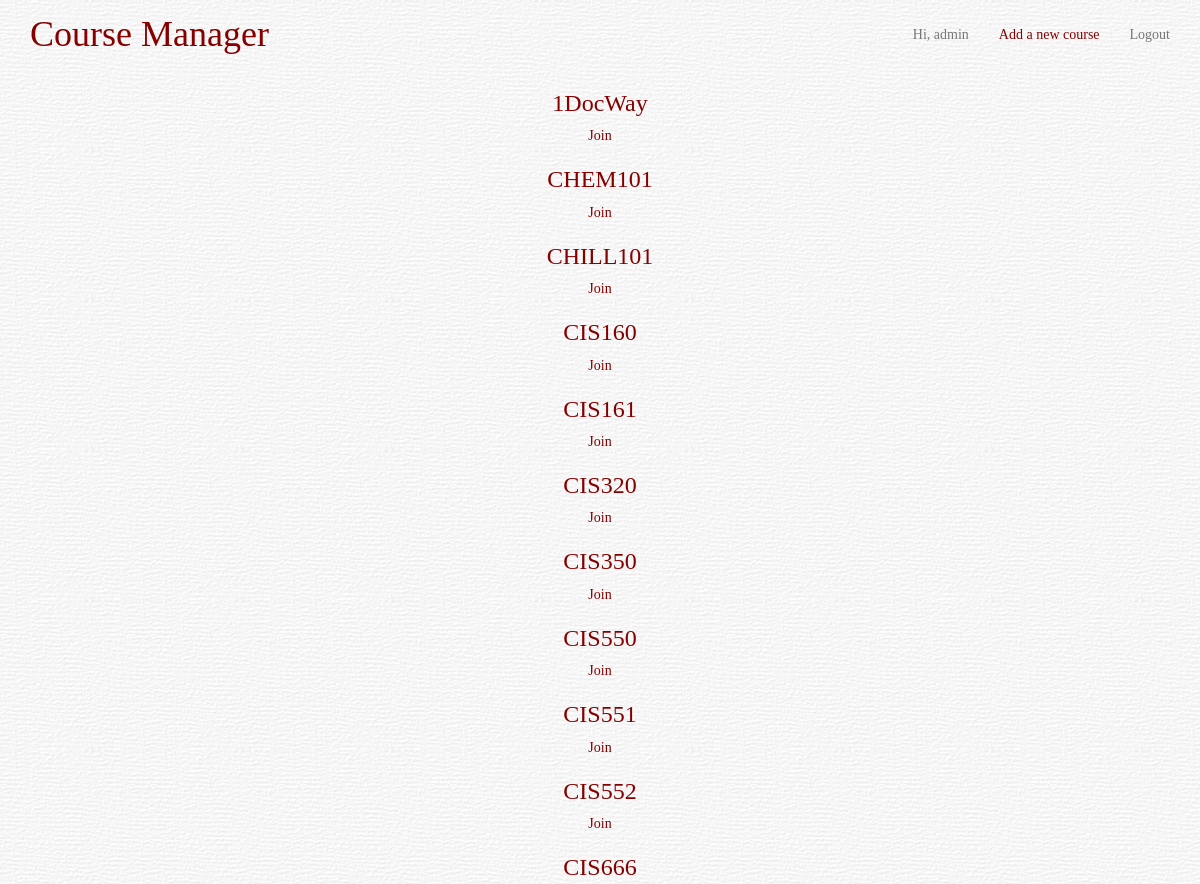
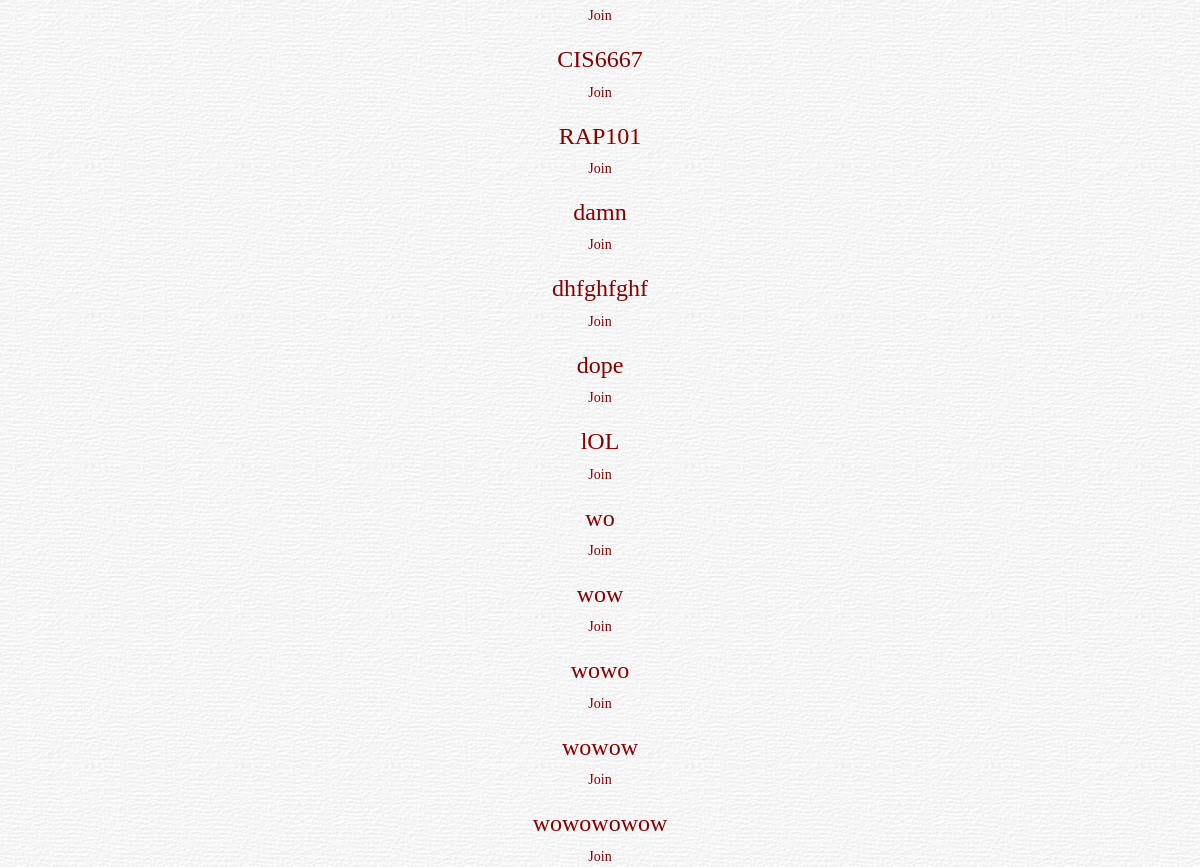
The app's page /courses/ (signed in) with its own data (2 pictures, top to bottom).
### polls/models.py (models this page shows)
class Choice(models.Model):
    new_course = models.CharField(max_length=200, null=True, blank=True)
    courses_taking = models.ManyToManyField(User)
    def __unicode__(self):
        return self.new_course

### polls/views.py (the view)
@login_required(login_url='/login/')
def index(request):
    course_list = Choice.objects.order_by('new_course')
    users = UserProfile.objects.all
    all_courses = request.user.choice_set.all()
    if request.user.first_name + ' ' + request.user.last_name != ' ':
        current_user = request.user.first_name + ' ' + request.user.last_name
    else:
        current_user = request.user.username
    if request.user.first_name != '':
        user_first_name = request.user.first_name
    else:
        user_first_name = request.user.username
    context = {'course_list': course_list, "users": users, "current_user":current_user, "all_courses":all_courses, "user_first_name":user_first_name}
    return render(request, 'polls/index.html', context)

### polls/templates/polls/index.html (shortened to what this page needs)
<head>
	{% load staticfiles %}
    <link rel="stylesheet" type="text/css" href="{% static "css/bootstrap.css" %}">
    <link rel="stylesheet" type="text/css" href="{% static "css/styles.css" %}">
</head>
<body>
    <div class="navbar navbar-default navbar-fixed-top" role="navigation">
      <div class="container">
        <div class="navbar-header">
          <a class="navbar-brand"><h1 id='title'>Course Manager</h1></a>
        </div>
        <div class="navbar-collapse collapse">
          <ul class="nav navbar-nav navbar-right">
            <li><a class="inactive">Hi, {{ user_first_name }}</a></li>
            <li><a class="top_bar" href="/courses/add_course/">Add a new course</a></li>
            <li><a href="/courses/logout/">Logout</a></li>
          </ul>
        </div>
      </div>
    </div>
    <div class="container">
{% if course_list %}
	<center>{% for course in course_list %}
			<h3>{{ course }}</h3>
				{% if course in all_courses %}
					<a class='buttons' id='course_button'>Leave</a>
          <a id='coursemates_link' href='{{ course.id }}'>See students' list</a>
				{% else %}
					<a class='buttons' id='course_button'>Join</a>
          {% endif %}
	{% endfor %}</center>
{% else %}
	<center><p>No courses are added yet.</p></center>
{% endif %}
</div>
{% load staticfiles %}
</body>

### static/css/styles.css (style rules this page uses)
body { background-image: url(../img/background.png) !important; padding-top: 70px; color: #860000; font-family: Georgia, Cambria !important; }
.navbar { background-image: url(../img/background.png); border-width: 0px; min-height: 50px; }
#title { margin-top: 0px; color: #860000; font-family: Georgia, Cambria; font-size: 36px; font-weight:normal; }
.top_bar { color: #860000 !important; }
.inactive { color: #777 !important; }
.navbar-right { margin-top: 10px; }
a, a:hover { color: #860000; }

### records on screen
Choice: new_course "1DocWay"
Choice: new_course "CHEM101"
Choice: new_course "CHILL101"
Choice: new_course "CIS160"
Choice: new_course "CIS161"
Choice: new_course "CIS320"
Choice: new_course "CIS350"
Choice: new_course "CIS550"
Choice: new_course "CIS551"
Choice: new_course "CIS552"
Choice: new_course "CIS666"
Choice: new_course "CIS6667"
Choice: new_course "RAP101"
Choice: new_course "damn"
Choice: new_course "dhfghfghf"
Choice: new_course "dope"
Choice: new_course "lOL"
Choice: new_course "wo"
Choice: new_course "wow"
Choice: new_course "wowo"
Choice: new_course "wowow"
Choice: new_course "wowowowow"

### other values on screen
{{ user_first_name }} "admin"
